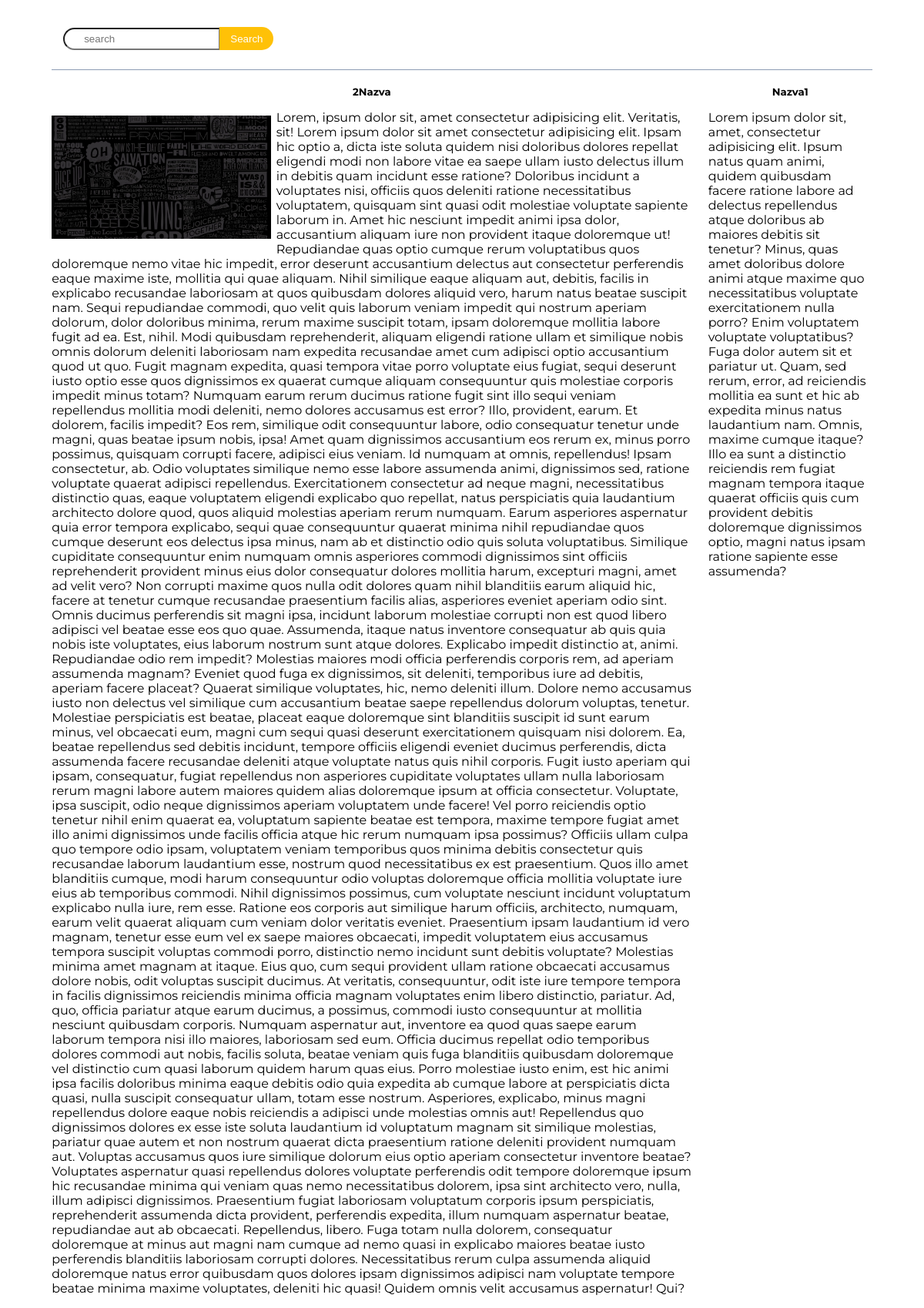
The page /base on the database its author committed.
### reg/models.py (models this page shows, shortened)
class Table2(models.Model):
    title = models.CharField('Назва2', max_length=150)
    body = models.TextField('text')
    image = models.ImageField("foto", upload_to='reg/image')
    class Meta:
        verbose_name = 'title2'
        verbose_name_plural = 'titles2'

class Table1(models.Model):
    title = models.CharField('Назва', max_length=150)
    body = models.TextField('text')
    class Meta:
        verbose_name = 'title'
        verbose_name_plural = 'titles'

### reg/views.py (the view)
# urls.py: path('base', views.TebleVive.as_view()),
class TebleVive(View):
    def get(self, request):
                tabL = Table2.objects.all()
                tabR = Table1.objects.all()
                context = {
                    'tab_list': tabL, 'tab_L': tabR
                }
                return render(request, "reg/index.html", context)

### reg/templates/reg/index.html (shortened to what this page needs)
{% load static %}
{% load socialaccount %}
<!DOCTYPE html>
<html lang="en">
<head>
	<link rel="stylesheet" type="text/css" href="{% static 'reg/css/css.css' %}">
</head>
<body>
	<header>
		<form>
			<input class="serch" type="text" placeholder="search" name="">
			<input type="submit" value="Search">
		</form>
		<div class="rm">
			<ul class="menu">
					<li><div class="home" ><a  href="#"></a></div></li>
			</ul>
		</div>
	</header>
	<div class="oll">
		{% for tabr in tab_list %}
		<div class="content"><h5>{{ tabr.title }}</h5><p><img class="content-img" src="{{ tabr.image.url }}" alt="">{{ tabr.body }}</p></div>
		{% endfor %}
		{% for tab2 in tab_L %}
		<div class="tablet-content"><h5>{{ tab2.title }}</h5><p>{{ tab2.body }}</p></div>
		{% endfor %}
	</div>
</body>
</html>

### static/reg/css/css.css (style rules this page uses)
body { font-family: 'Montserrat', sans-serif; }
img { max-width: 100% }
header { margin: 20px auto; max-width: 90%; display: flex; justify-content: space-between; text-align: center; padding-bottom: 10px; border-bottom: 1px solid rgba(52, 79, 121, .56) }
header .menu { list-style-type: none; font-size: 0px; font-weight: 600; }
header .menu li { display: inline-block; color: blue; margin-right: 40px }
form { margin: 15px; }
input[type="text"] { background: #fff; width: 150px; height: 25px; outline: none; padding: 0 25px; border-radius: 25px 0 0 25px; }
input[type="submit"] { position: relative; left: -5px; border-radius: 0 25px 25px 0; width: 70px; height: 30px; border: none; outline: none; cursor: pointer; background: #ffc107; color: #fff; }
.home { position: relative; width: 40px; height: 40px; background-image: url(../image/home.png); background-size: 45px 45px; bottom: -7px; }
.rm { text-align: center; }
.oll { box-sizing: border-box; margin: 20px auto; max-width: 90%; }
.content-img { float:left; margin: 7px 7px 7px 0; max-width: 333px; max-height: 160px; }
.content { width: 78%; float: left; padding-right: 15px; }
.tablet-content { width: 20%; float: right; }
h5 { margin: 0; text-align: center; }

### rows shown on the page
Table2: title "2Nazva", image (picture), body "Lorem, ipsum dolor sit, amet consectetur adipisicing elit. Veritatis, sit! Lorem ipsum dolor sit amet consectetur adipisicing elit. Ipsam hic optio a, dicta iste soluta quidem nisi doloribus dolores repellat eligendi modi non labore vitae ea saepe ullam iusto delectus illum in debitis quam incidunt esse ratione? Doloribus incidunt a voluptates nisi, officiis quos deleniti ratione necessitatibus voluptatem, quisquam sint quasi odit molestiae voluptate sapiente laborum in. Amet hic nesciunt impedit animi ipsa dolor, accusantium aliquam iure non provident itaque doloremque ut! Repudiandae quas optio cumque rerum voluptatibus quos doloremque nemo vitae hic impedit, error deserunt accusantium…"
Table1: title "Nazva1", body "Lorem ipsum dolor sit, amet, consectetur adipisicing elit. Ipsum natus quam animi, quidem quibusdam facere ratione labore ad delectus repellendus atque doloribus ab maiores debitis sit tenetur? Minus, quas amet doloribus dolore animi atque maxime quo necessitatibus voluptate exercitationem nulla porro? Enim voluptatem voluptate voluptatibus? Fuga dolor autem sit et pariatur ut. Quam, sed rerum, error, ad reiciendis mollitia ea sunt et hic ab expedita minus natus laudantium nam. Omnis, maxime cumque itaque? Illo ea sunt a distinctio reiciendis rem fugiat magnam tempora itaque quaerat officiis quis cum provident debitis doloremque dignissimos optio, magni natus ipsam ratione sapiente esse…"
